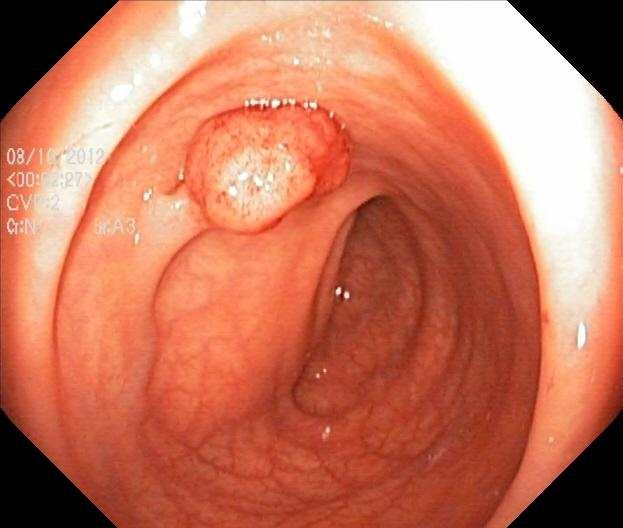
#> input picture uploads/originals/3_20261108_104549_ac52c285_orig.jpg, 623 x 528 px
$ python -i preprocessor.py   (imports and definitions only)
#> lines starting #> are read from the running program, lines starting #| are printed output that depends on the picture; after the words box and inside, x2 and y2 are one past the last pixel; in counts of white or black regions, pixels touching at a corner belong together
#> further down, picture is the input picture: shape (528, 623, 3); mean B, G, R 92.2, 117.3, 198.3
import cv2
import numpy as np
from PIL import Image

IMG_SIZE = 224

def preprocess_for_inference(img_bgr, target_size=(IMG_SIZE, IMG_SIZE), apply_clahe=True):
    """
    Complete clinical endoscopic image preprocessing pipeline:
    1. Specular highlight suppression
    2. Adaptive contrast enhancement (CLAHE on LAB color space)
    3. Resizing to standard neural input tensor
    4. Normalization to [0.0, 1.0] float32
    """
#> called with target_size = (224, 224), apply_clahe = True
    if img_bgr is None or img_bgr.size == 0:
        raise ValueError("Invalid image input for preprocessing")

    # Suppress harsh specular glare (common in wet endoscopic mucosal surfaces)
    gray = cv2.cvtColor(img_bgr, cv2.COLOR_BGR2GRAY)
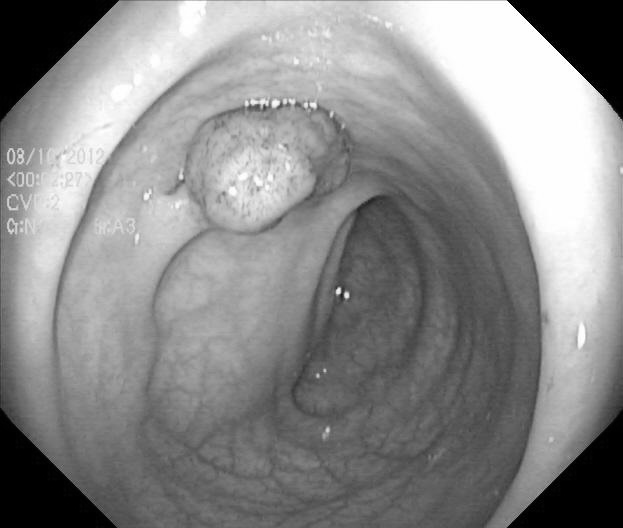
#> gray: shape (528, 623); min 0, max 255, mean 138.6
    _, glare_mask = cv2.threshold(gray, 245, 255, cv2.THRESH_BINARY)
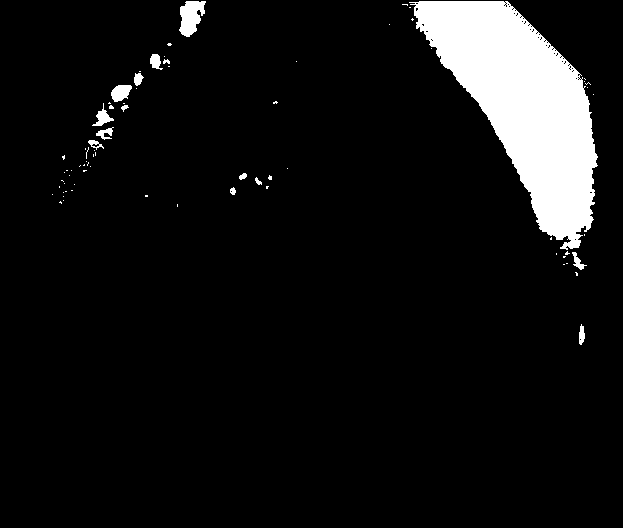
#> glare_mask: shape (528, 623); 7.4% white; 75 white regions (60 under 20 px), largest, box (x1, y1, x2, y2) and area: (409, 1, 598, 250) 22401, (179, 1, 206, 37) 645, (111, 85, 132, 102) 255
    glare_kernel = cv2.getStructuringElement(cv2.MORPH_ELLIPSE, (3, 3))
    glare_mask = cv2.dilate(glare_mask, glare_kernel, iterations=1)
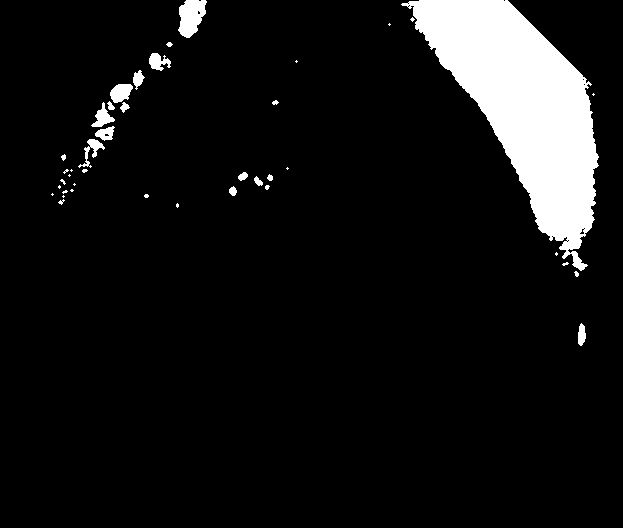
#> glare_mask: shape (528, 623); 8% white; 41 white regions (22 under 20 px), largest, box (x1, y1, x2, y2) and area: (401, 0, 599, 271) 23533, (178, 0, 207, 38) 765, (110, 84, 133, 103) 314

    # Inpaint small specular dots smoothly if needed
    if cv2.countNonZero(glare_mask) > 0 and cv2.countNonZero(glare_mask) < (img_bgr.shape[0] * img_bgr.shape[1] * 0.05):
        cleaned_bgr = cv2.inpaint(img_bgr, glare_mask, inpaintRadius=3, flags=cv2.INPAINT_TELEA)
    else:
        cleaned_bgr = img_bgr.copy()

    # Apply CLAHE to reveal subtle vascular pit patterns & mucosal margins
    if apply_clahe:
        lab = cv2.cvtColor(cleaned_bgr, cv2.COLOR_BGR2LAB)
#> lab: shape (528, 623, 3); mean of channels 0, 1, 2 147.4, 157.6, 156.9
        l, a, b = cv2.split(lab)
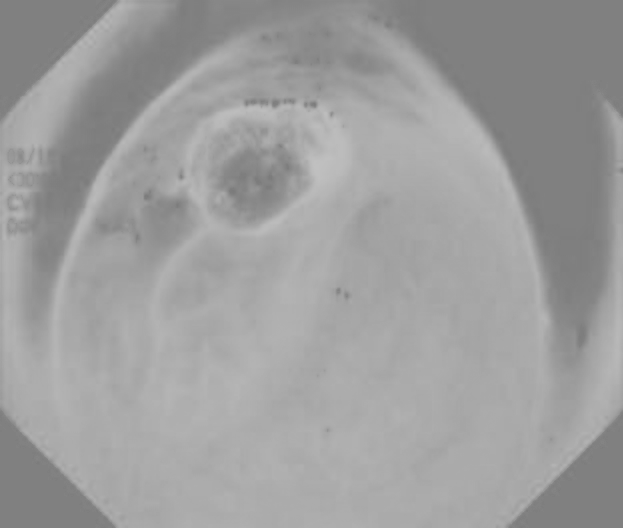
#> a: shape (528, 623); min 123, max 192, mean 157.6
        clahe = cv2.createCLAHE(clipLimit=2.0, tileGridSize=(8, 8))
        l_clahe = clahe.apply(l)
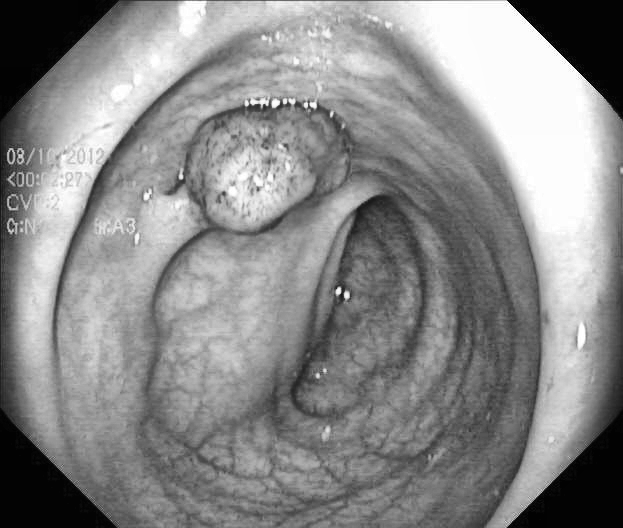
#> l_clahe: shape (528, 623); min 1, max 255, mean 137.7
        enhanced_lab = cv2.merge((l_clahe, a, b))
#> enhanced_lab: shape (528, 623, 3); mean of channels 0, 1, 2 137.7, 157.6, 156.9
        enhanced_bgr = cv2.cvtColor(enhanced_lab, cv2.COLOR_LAB2BGR)
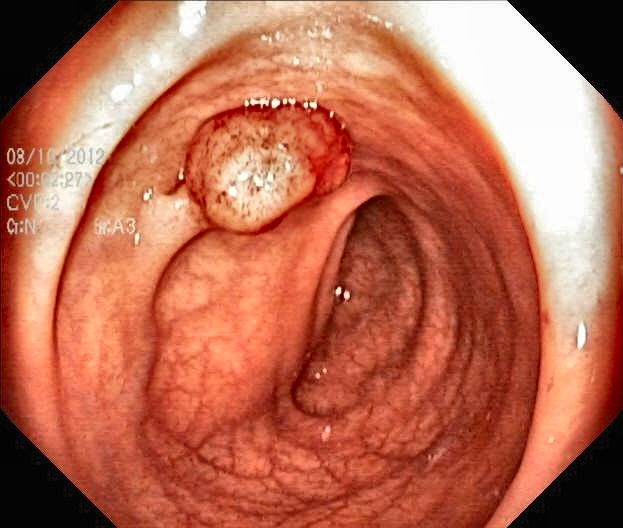
#> enhanced_bgr: shape (528, 623, 3); mean B, G, R 83.3, 107.3, 186.5
    else:
        enhanced_bgr = cleaned_bgr

    # Resize to target dimension
    resized_bgr = cv2.resize(enhanced_bgr, target_size, interpolation=cv2.INTER_AREA)
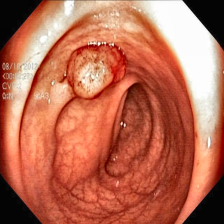
#> resized_bgr: shape (224, 224, 3); mean B, G, R 83.3, 107.3, 186.5
    resized_rgb = cv2.cvtColor(resized_bgr, cv2.COLOR_BGR2RGB)

    # Normalized tensor for CNN / U-Net
    normalized_tensor = resized_rgb.astype(np.float32) / 255.0
    expanded_tensor = np.expand_dims(normalized_tensor, axis=0)

    return {
        "resized_bgr": resized_bgr,
        "resized_rgb": resized_rgb,
        "normalized_tensor": expanded_tensor,
        "enhanced_bgr": enhanced_bgr
    }

def decode_image_bytes(image_bytes):
    """Safely decode image bytes from upload into OpenCV BGR numpy array."""
    nparr = np.frombuffer(image_bytes, np.uint8)
    img = cv2.imdecode(nparr, cv2.IMREAD_COLOR)
    if img is None:
        raise ValueError("Could not decode image from byte buffer")
    return img

>>> import cv2
>>> picture = cv2.imread('../../../uploads/originals/3_20261108_104549_ac52c285_orig.jpg')
>>> result = preprocess_for_inference(picture)
#> result = 4 items

$ run again, on uploads/originals/DOC_ORIG_9_a21fc164_ck2bxw18mmz1k0725litqq2mc.jpg
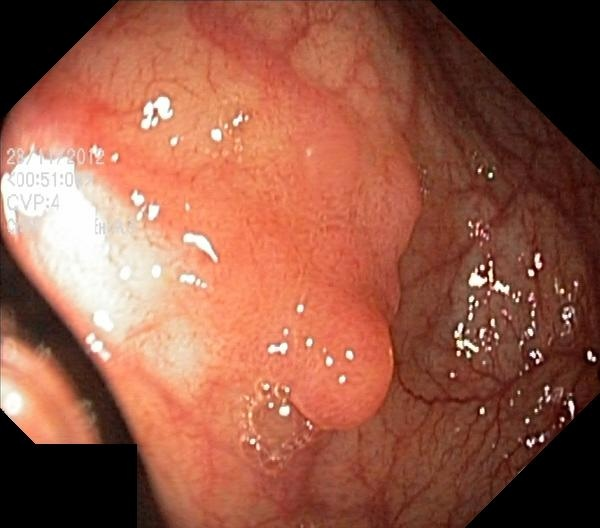
#> input picture uploads/originals/DOC_ORIG_9_a21fc164_ck2bxw18mmz1k0725litqq2mc.jpg, 600 x 528 px
#> picture is the input picture: shape (528, 600, 3); mean B, G, R 70.4, 90.1, 150.9
#> in preprocess_for_inference, `_, glare_mask = cv2.threshold(gray, 245, 255, cv2.THRESH_BINARY)`:
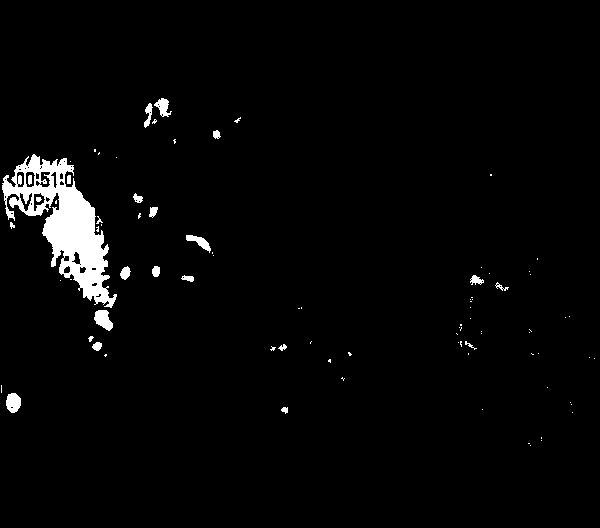
#> glare_mask: shape (528, 600); 2.7% white; 86 white regions (62 under 20 px), largest, box (x1, y1, x2, y2) and area: (2, 154, 117, 308) 6578, (94, 310, 113, 331) 259, (6, 393, 21, 413) 233
#> lab: shape (528, 600, 3); mean of channels 0, 1, 2 111.4, 150.7, 150
#> enhanced_lab: shape (528, 600, 3); mean of channels 0, 1, 2 114.3, 150.7, 150
#> in preprocess_for_inference, `resized_bgr = cv2.resize(enhanced_bgr, target_size, interpolation=cv2...`:
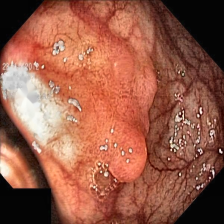
#> resized_bgr: shape (224, 224, 3); mean B, G, R 71.9, 91.8, 152.9
#> result = 4 items
